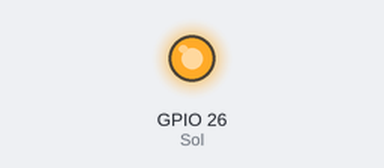
Recording of a sketch running on a simulated ESP32. On the bench: output pins drawn as LEDs (lit = HIGH).

Above: at 2.5 s.
At 7.5 s:
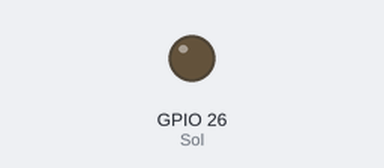
Timing chart, 0 to 13.0 s (numbered marks = the images above):
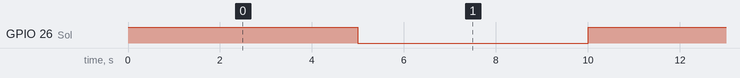

Measured:
- by itself, GPIO 26 (Sol): alternates HIGH for 5.0 s and LOW for 5.0 s

The sketch:

Solenoid_Testing.ino
```cpp
/*
 * Solenoid Testing
 */

 int Sol = 26;

void setup() {
 Serial.begin(9600);
 pinMode(Sol, OUTPUT);
}

void loop() {
  digitalWrite(Sol, HIGH);
  delay(5000);
  digitalWrite(Sol, LOW);
  delay(5000);
}
```
